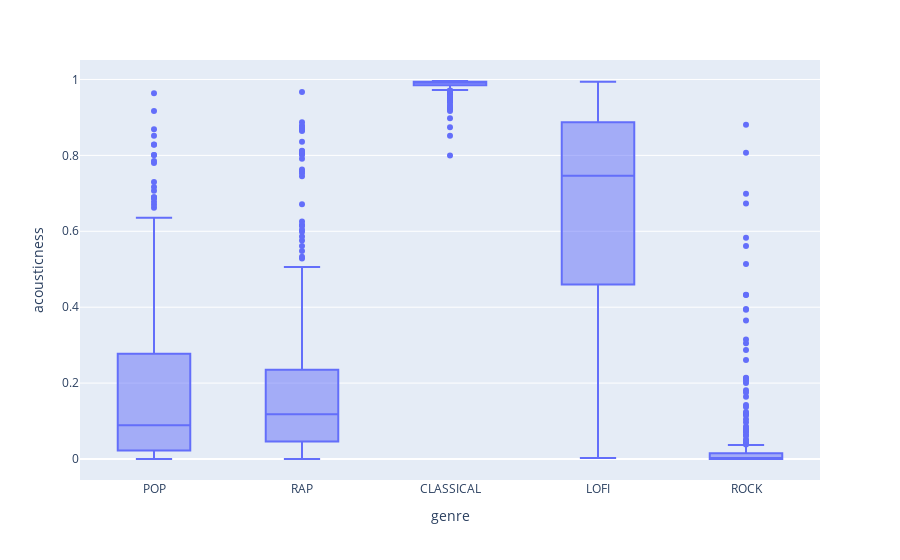

Source (notebook cell):
### Markdown cell above
acousticness

### Code cell
px.box(genre_df, x='genre', y='acousticness')

### Figure 1 — Plotly figure (JSON) as saved in the notebook; plotly's stock layout.template omitted (floating-point values rounded to 4 significant figures; data arrays with more than 128 entries replaced by an {"elided": "..."} marker saying what was removed)
{"data": [{"alignmentgroup": "True", "hovertemplate": "genre=%{x}<br>acousticness=%{y}<extra></extra>", "legendgroup": "", "marker": {"color": "#636efa"}, "name": "", "notched": false, "offsetgroup": "", "orientation": "v", "showlegend": false, "type": "box", "x": {"elided": "1363 str values"}, "x0": " ", "xaxis": "x", "y": {"elided": "1363 float values"}, "y0": " ", "yaxis": "y"}], "layout": {"boxmode": "group", "legend": {"tracegroupgap": 0}, "margin": {"t": 60}, "xaxis": {"anchor": "y", "domain": [0, 1], "title": {"text": "genre"}}, "yaxis": {"anchor": "x", "domain": [0, 1], "title": {"text": "acousticness"}}}}
